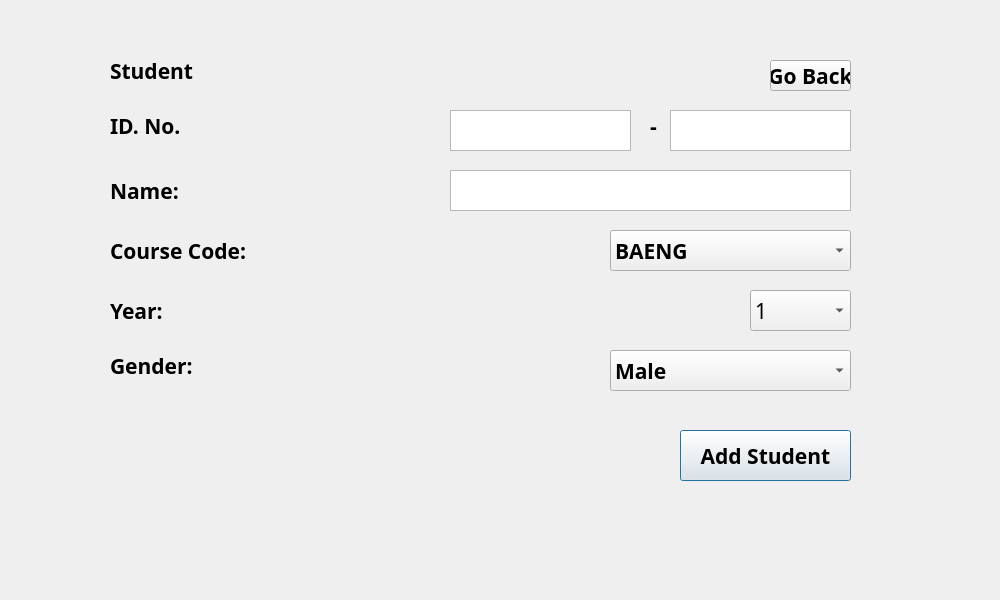
<?xml version="1.0" encoding="UTF-8"?>
<ui version="4.0">
 <class>Dialog</class>
 <widget class="QDialog" name="Dialog">
  <property name="geometry">
   <rect>
    <x>0</x>
    <y>0</y>
    <width>1000</width>
    <height>600</height>
   </rect>
  </property>
  <property name="windowTitle">
   <string>Dialog</string>
  </property>
  <widget class="QLabel" name="label_6">
   <property name="geometry">
    <rect>
     <x>110</x>
     <y>340</y>
     <width>111</width>
     <height>51</height>
    </rect>
   </property>
   <property name="font">
    <font>
     <family>Sitka Banner</family>
     <pointsize>16</pointsize>
     <weight>75</weight>
     <bold>true</bold>
    </font>
   </property>
   <property name="text">
    <string>Gender:</string>
   </property>
  </widget>
  <widget class="QComboBox" name="comboBox_2">
   <property name="geometry">
    <rect>
     <x>750</x>
     <y>290</y>
     <width>101</width>
     <height>41</height>
    </rect>
   </property>
   <property name="font">
    <font>
     <family>Sitka</family>
     <pointsize>16</pointsize>
     <weight>50</weight>
     <bold>false</bold>
    </font>
   </property>
   <item>
    <property name="text">
     <string>1</string>
    </property>
   </item>
   <item>
    <property name="text">
     <string>2</string>
    </property>
   </item>
   <item>
    <property name="text">
     <string>3</string>
    </property>
   </item>
   <item>
    <property name="text">
     <string>4</string>
    </property>
   </item>
   <item>
    <property name="text">
     <string>5</string>
    </property>
   </item>
  </widget>
  <widget class="QLabel" name="label_2">
   <property name="geometry">
    <rect>
     <x>110</x>
     <y>110</y>
     <width>71</width>
     <height>31</height>
    </rect>
   </property>
   <property name="font">
    <font>
     <family>Sitka</family>
     <pointsize>16</pointsize>
     <weight>75</weight>
     <bold>true</bold>
    </font>
   </property>
   <property name="text">
    <string>ID. No.:</string>
   </property>
  </widget>
  <widget class="QComboBox" name="comboBox">
   <property name="geometry">
    <rect>
     <x>610</x>
     <y>350</y>
     <width>241</width>
     <height>41</height>
    </rect>
   </property>
   <property name="font">
    <font>
     <family>Sitka</family>
     <pointsize>16</pointsize>
     <weight>75</weight>
     <bold>true</bold>
    </font>
   </property>
   <item>
    <property name="text">
     <string>Male</string>
    </property>
   </item>
   <item>
    <property name="text">
     <string>Female</string>
    </property>
   </item>
  </widget>
  <widget class="QLabel" name="label_4">
   <property name="geometry">
    <rect>
     <x>110</x>
     <y>230</y>
     <width>161</width>
     <height>41</height>
    </rect>
   </property>
   <property name="font">
    <font>
     <family>Sitka Banner</family>
     <pointsize>16</pointsize>
     <weight>75</weight>
     <bold>true</bold>
    </font>
   </property>
   <property name="text">
    <string>Course Code:</string>
   </property>
  </widget>
  <widget class="QLabel" name="label_5">
   <property name="geometry">
    <rect>
     <x>110</x>
     <y>290</y>
     <width>111</width>
     <height>41</height>
    </rect>
   </property>
   <property name="font">
    <font>
     <family>Sitka Banner</family>
     <pointsize>16</pointsize>
     <weight>75</weight>
     <bold>true</bold>
    </font>
   </property>
   <property name="text">
    <string>Year:</string>
   </property>
  </widget>
  <widget class="QTextEdit" name="textEdit">
   <property name="geometry">
    <rect>
     <x>450</x>
     <y>110</y>
     <width>181</width>
     <height>41</height>
    </rect>
   </property>
   <property name="font">
    <font>
     <family>Sitka Display</family>
     <pointsize>16</pointsize>
     <weight>50</weight>
     <bold>false</bold>
    </font>
   </property>
   <property name="html">
    <string>&lt;!DOCTYPE HTML PUBLIC &quot;-//W3C//DTD HTML 4.0//EN&quot; &quot;http://www.w3.org/TR/REC-html40/strict.dtd&quot;&gt;
&lt;html&gt;&lt;head&gt;&lt;meta name=&quot;qrichtext&quot; content=&quot;1&quot; /&gt;&lt;style type=&quot;text/css&quot;&gt;
p, li { white-space: pre-wrap; }
&lt;/style&gt;&lt;/head&gt;&lt;body style=&quot; font-family:'Sitka Display'; font-size:16pt; font-weight:400; font-style:normal;&quot;&gt;
&lt;p style=&quot;-qt-paragraph-type:empty; margin-top:0px; margin-bottom:0px; margin-left:0px; margin-right:0px; -qt-block-indent:0; text-indent:0px; font-family:'Sitka'; font-weight:600;&quot;&gt;&lt;br /&gt;&lt;/p&gt;&lt;/body&gt;&lt;/html&gt;</string>
   </property>
  </widget>
  <widget class="QLabel" name="label">
   <property name="geometry">
    <rect>
     <x>110</x>
     <y>50</y>
     <width>251</width>
     <height>41</height>
    </rect>
   </property>
   <property name="font">
    <font>
     <family>Sitka</family>
     <pointsize>16</pointsize>
     <weight>75</weight>
     <bold>true</bold>
    </font>
   </property>
   <property name="text">
    <string>Student</string>
   </property>
  </widget>
  <widget class="QPushButton" name="pushButton">
   <property name="geometry">
    <rect>
     <x>680</x>
     <y>430</y>
     <width>171</width>
     <height>51</height>
    </rect>
   </property>
   <property name="font">
    <font>
     <family>Sitka</family>
     <pointsize>16</pointsize>
     <weight>75</weight>
     <bold>true</bold>
    </font>
   </property>
   <property name="text">
    <string>Add Student</string>
   </property>
  </widget>
  <widget class="QPushButton" name="pushButton_2">
   <property name="geometry">
    <rect>
     <x>770</x>
     <y>60</y>
     <width>81</width>
     <height>31</height>
    </rect>
   </property>
   <property name="font">
    <font>
     <family>Sitka</family>
     <pointsize>16</pointsize>
     <weight>75</weight>
     <bold>true</bold>
    </font>
   </property>
   <property name="text">
    <string>Go Back</string>
   </property>
  </widget>
  <widget class="QLabel" name="label_3">
   <property name="geometry">
    <rect>
     <x>110</x>
     <y>170</y>
     <width>91</width>
     <height>41</height>
    </rect>
   </property>
   <property name="font">
    <font>
     <family>Sitka</family>
     <pointsize>16</pointsize>
     <weight>75</weight>
     <bold>true</bold>
    </font>
   </property>
   <property name="text">
    <string>Name:</string>
   </property>
  </widget>
  <widget class="QTextEdit" name="textEdit_2">
   <property name="geometry">
    <rect>
     <x>670</x>
     <y>110</y>
     <width>181</width>
     <height>41</height>
    </rect>
   </property>
   <property name="font">
    <font>
     <family>Sitka Display</family>
     <pointsize>16</pointsize>
    </font>
   </property>
  </widget>
  <widget class="QTextEdit" name="textEdit_3">
   <property name="geometry">
    <rect>
     <x>450</x>
     <y>170</y>
     <width>401</width>
     <height>41</height>
    </rect>
   </property>
   <property name="font">
    <font>
     <family>Sitka Display</family>
     <pointsize>16</pointsize>
    </font>
   </property>
  </widget>
  <widget class="QLabel" name="label_7">
   <property name="geometry">
    <rect>
     <x>650</x>
     <y>100</y>
     <width>111</width>
     <height>51</height>
    </rect>
   </property>
   <property name="font">
    <font>
     <family>Sitka Banner</family>
     <pointsize>16</pointsize>
     <weight>75</weight>
     <bold>true</bold>
    </font>
   </property>
   <property name="text">
    <string>-</string>
   </property>
  </widget>
  <widget class="QComboBox" name="comboBox_3">
   <property name="geometry">
    <rect>
     <x>610</x>
     <y>230</y>
     <width>241</width>
     <height>41</height>
    </rect>
   </property>
   <property name="font">
    <font>
     <family>Sitka</family>
     <pointsize>16</pointsize>
     <weight>75</weight>
     <bold>true</bold>
    </font>
   </property>
   <item>
    <property name="text">
     <string>BAENG</string>
    </property>
   </item>
   <item>
    <property name="text">
     <string>BAFIL</string>
    </property>
   </item>
   <item>
    <property name="text">
     <string>BAHIS</string>
    </property>
   </item>
   <item>
    <property name="text">
     <string>BAPOLSCI</string>
    </property>
   </item>
   <item>
    <property name="text">
     <string>BSACC</string>
    </property>
   </item>
   <item>
    <property name="text">
     <string>BSCHEM</string>
    </property>
   </item>
   <item>
    <property name="text">
     <string>BSCHEMENG</string>
    </property>
   </item>
   <item>
    <property name="text">
     <string>BSCIVENG</string>
    </property>
   </item>
   <item>
    <property name="text">
     <string>BSCOMENG</string>
    </property>
   </item>
   <item>
    <property name="text">
     <string>BSCS</string>
    </property>
   </item>
   <item>
    <property name="text">
     <string>BSELECENG</string>
    </property>
   </item>
   <item>
    <property name="text">
     <string>BSGENBIO</string>
    </property>
   </item>
   <item>
    <property name="text">
     <string>BSIT</string>
    </property>
   </item>
   <item>
    <property name="text">
     <string>BSMATH</string>
    </property>
   </item>
   <item>
    <property name="text">
     <string>BSNURSING</string>
    </property>
   </item>
   <item>
    <property name="text">
     <string>BSPHYSICS</string>
    </property>
   </item>
   <item>
    <property name="text">
     <string>BSPSYCH</string>
    </property>
   </item>
   <item>
    <property name="text">
     <string>BSSTAT</string>
    </property>
   </item>
  </widget>
 </widget>
 <resources/>
 <connections/>
</ui>
